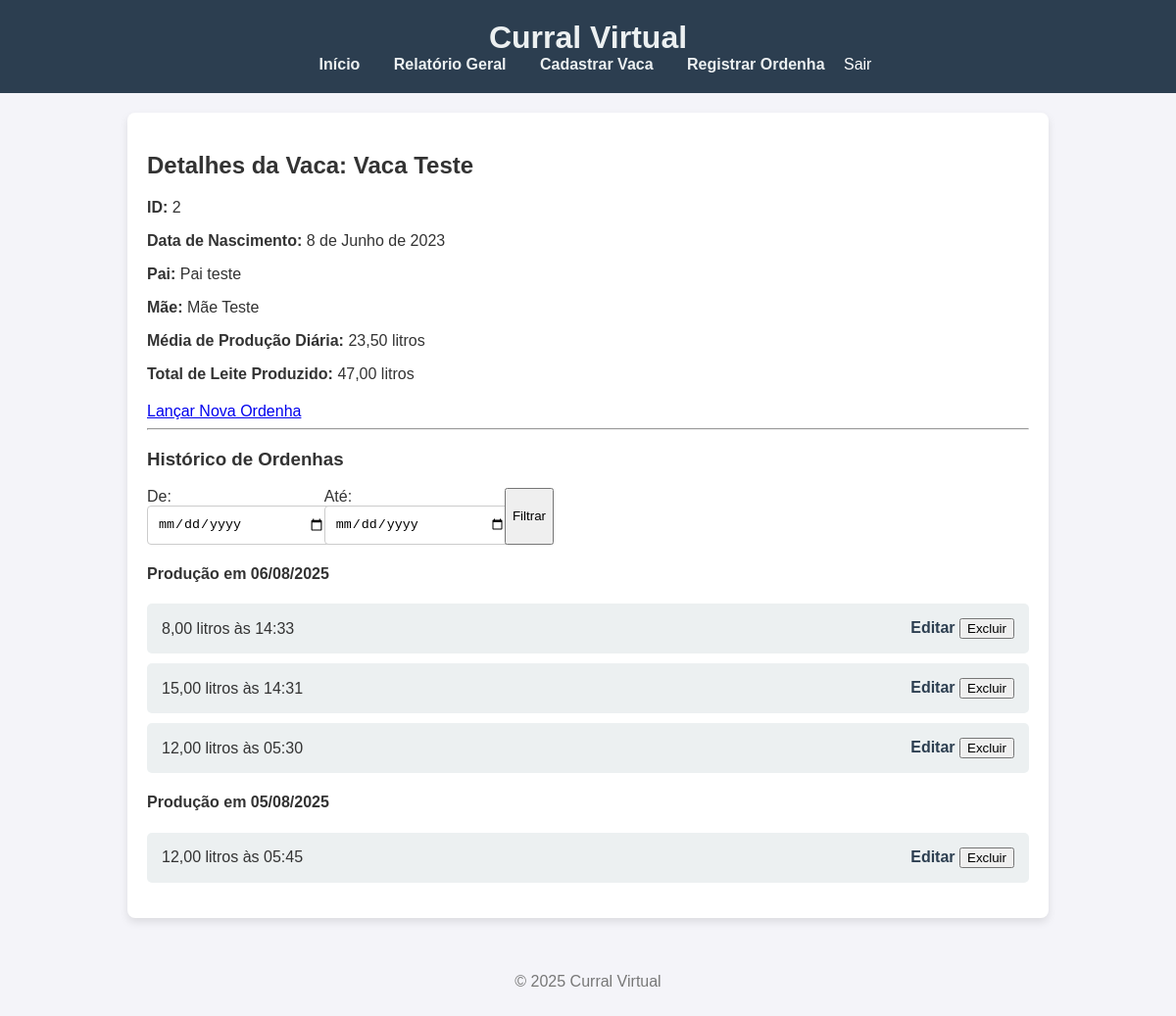
/vaca/2/ (signed in), run on the app's committed database.
### curral/models.py (models this page shows, shortened)
class Vaca(models.Model):
    nome = models.CharField(max_length=100, help_text="Nome da Vaca (obrigatório)")
    data_nascimento = models.DateField(null=True, blank=True, help_text="Data de nascimento (opcional)")
    pai = models.CharField(max_length=100, null=True, blank=True, help_text="Nome do pai (opcional)")
    mae = models.CharField(max_length=100, null=True, blank=True, help_text="Nome da mãe (opcional)")

class Ordenha(models.Model):
    vaca = models.ForeignKey(Vaca, on_delete=models.CASCADE, help_text="Vaca que foi ordenhada")
    data_hora = models.DateTimeField(default=timezone.now, help_text="Data e hora da ordenha")
    quantidade_leite = models.DecimalField(
        max_digits=5,
        decimal_places=2,
        help_text="Quantidade de leite em litros"
    )

### curral/views.py (the view)
# urls.py: path('vaca/<int:pk>/', views.detalhe_vaca, name='detalhe_vaca'),
@login_required
def detalhe_vaca(request, pk):
    vaca = get_object_or_404(Vaca, pk=pk)
    filtro_form = OrdenhaFiltroForm(request.GET)
    ordenhas = Ordenha.objects.filter(vaca=vaca).order_by('-data_hora')
    if filtro_form.is_valid():
        data_inicio = filtro_form.cleaned_data.get('data_inicio')
        data_fim = filtro_form.cleaned_data.get('data_fim')
        if data_inicio:
            ordenhas = ordenhas.filter(data_hora__date__gte=data_inicio)
        if data_fim:
            ordenhas = ordenhas.filter(data_hora__date__lte=data_fim)
    producao_total = ordenhas.aggregate(Sum('quantidade_leite'))['quantidade_leite__sum'] or Decimal('0.00')
    dias_com_ordenha_set = set()
    for ordenha in ordenhas:
        dias_com_ordenha_set.add(ordenha.data_hora.date())
    dias_com_ordenha = len(dias_com_ordenha_set)
    media_diaria = Decimal('0.00')
    if dias_com_ordenha > 0:
        media_diaria = producao_total / Decimal(dias_com_ordenha)
    ordenhas_por_dia = {}
    for ordenha in ordenhas:
        dia = ordenha.data_hora.date()
        if dia not in ordenhas_por_dia:
            ordenhas_por_dia[dia] = []
        ordenhas_por_dia[dia].append(ordenha)
    context = {
        'vaca': vaca,
        'filtro_form': filtro_form,
        'producao_total': producao_total,
        'media_diaria': media_diaria,
        'ordenhas_por_dia': ordenhas_por_dia,
        'titulo_pagina': f'Detalhes da Vaca: {vaca.nome}'
    }
    return render(request, 'curral/detalhe_vaca.html', context)

### curral/forms.py
class OrdenhaFiltroForm(forms.Form):
    data_inicio = forms.DateField(
        label='De:',
        widget=forms.DateInput(attrs={'type': 'date'}),
        required=False
    )
    data_fim = forms.DateField(
        label='Até:',
        widget=forms.DateInput(attrs={'type': 'date'}),
        required=False
    )

### curral/templates/curral/detalhe_vaca.html (shortened to what this page needs)
{% extends "curral/base.html" %}
{% block content %}
    <h2>Detalhes da Vaca: {{ vaca.nome }}</h2>
    <p><strong>ID:</strong> {{ vaca.id }}</p>
    <p><strong>Data de Nascimento:</strong> {{ vaca.data_nascimento|default:"Não informado" }}</p>
    <p><strong>Pai:</strong> {{ vaca.pai|default:"Não informado" }}</p>
    <p><strong>Mãe:</strong> {{ vaca.mae|default:"Não informado" }}</p>
    <p><strong>Média de Produção Diária:</strong> {{ media_diaria|floatformat:2 }} litros</p>
    <p><strong>Total de Leite Produzido:</strong> {{ producao_total|floatformat:2 }} litros</p>
    <div style="margin-top: 20px;">
        <a href="{% url 'cadastrar_ordenha' %}?vaca={{ vaca.id }}" class="button">Lançar Nova Ordenha</a>
    </div>
    <hr>
    <h3>Histórico de Ordenhas</h3>
    <form method="get" action="{% url 'detalhe_vaca' vaca.id %}" style="display: flex; gap: 10px; margin-bottom: 20px;">
        <p style="margin: 0;">{{ filtro_form.data_inicio.label_tag }} {{ filtro_form.data_inicio }}</p>
        <p style="margin: 0;">{{ filtro_form.data_fim.label_tag }} {{ filtro_form.data_fim }}</p>
        <button type="submit">Filtrar</button>
    </form>
    {% if ordenhas_por_dia %}
        {% for dia, ordenhas_do_dia in ordenhas_por_dia.items %}
            <h4>Produção em {{ dia|date:"d/m/Y" }}</h4>
            <ul>
                {% for ordenha in ordenhas_do_dia %}
                    <li style="display: flex; justify-content: space-between; align-items: center;">
                        <span>{{ ordenha.quantidade_leite|floatformat:2 }} litros às {{ ordenha.data_hora|date:"H:i" }}</span>
                        <span>
                            <a href="{% url 'editar_ordenha' ordenha.id %}" class="button">Editar</a>
                            <form action="{% url 'deletar_ordenha' ordenha.id %}" method="post" onsubmit="return confirm('Tem certeza que deseja excluir este lançamento?');" style="display:inline;">
                                <button type="submit" class="button button-delete">Excluir</button>
                            </form>
                        </span>
                    </li>
                {% endfor %}
            </ul>
        {% endfor %}
    {% else %}
        <p>Nenhuma ordenha encontrada para os filtros selecionados.</p>
    {% endif %}
{% endblock %}

### curral/templates/curral/base.html (shortened to what this page needs)
{% load static %}
<!DOCTYPE html>
<html lang="pt-br">
<head>
    <link rel="stylesheet" href="{% static 'curral/css/style.css' %}">
</head>
<body>
    <header>
        <h1>Curral Virtual</h1>
        <nav>
            <a href="{% url 'lista_vacas' %}">Início</a>
            <a href="{% url 'relatorio_geral' %}">Relatório Geral</a>
            {% if user.is_authenticated %}
                <a href="{% url 'cadastrar_vaca' %}">Cadastrar Vaca</a>
                <a href="{% url 'cadastrar_ordenha' %}">Registrar Ordenha</a>
                <form action="{% url 'logout' %}" method="post" style="display:inline;">
                    <button type="submit" style="background:none; border:none; color:white; cursor:pointer; font-size:1em; padding:0; margin:0;">Sair</button>
                </form>
            {% else %}
                <a href="{% url 'login' %}">Entrar</a>
            {% endif %}
        </nav>
    </header>
    <main>
        {% block content %}
        {% endblock %}
    </main>
    <footer>
        <p>&copy; 2025 Curral Virtual</p>
    </footer>
</body>
</html>

### curral/static/curral/css/style.css (style rules this page uses)
body { font-family: Arial, sans-serif; background-color: #f4f4f9; margin: 0; padding: 0; color: #333; }
header { background-color: #2c3e50; color: #ecf0f1; padding: 20px 40px; text-align: center; }
header h1 { margin: 0; }
header nav a { color: #ecf0f1; text-decoration: none; margin: 0 15px; font-weight: bold; }
main { padding: 20px; max-width: 900px; margin: 20px auto; background-color: #fff; border-radius: 8px; box-shadow: 0 4px 8px rgba(0,0,0,0.1); }
ul { list-style-type: none; padding: 0; }
li { background-color: #ecf0f1; margin-bottom: 10px; padding: 15px; border-radius: 5px; display: flex; justify-content: space-between; align-items: center; }
li a { color: #2c3e50; text-decoration: none; font-weight: bold; }
footer { text-align: center; padding: 20px; color: #777; }

### curral/templates/curral/base.html (style rules this page uses)
form p { margin-bottom: 15px; }
form input, form select { width: 100%; padding: 10px; border-radius: 4px; border: 1px solid #ccc; }

### data on the page
Vaca: nome "Vaca Teste", id "2", data_nascimento "8 de Junho de 2023", pai "Pai teste", mae "Mãe Teste"
Ordenha: data_hora "06/08/2025", quantidade_leite "8,00", data_hora "14:33"
Ordenha: quantidade_leite "15,00", data_hora "14:31"
Ordenha: quantidade_leite "12,00", data_hora "05:30"
Ordenha: data_hora "05/08/2025", quantidade_leite "12,00", data_hora "05:45"

### other printed values
{{ media_diaria|floatformat:2 }} "23,50"
{{ producao_total|floatformat:2 }} "47,00"
{{ filtro_form.data_inicio.label_tag }} "De:"
{{ filtro_form.data_fim.label_tag }} "Até:"
